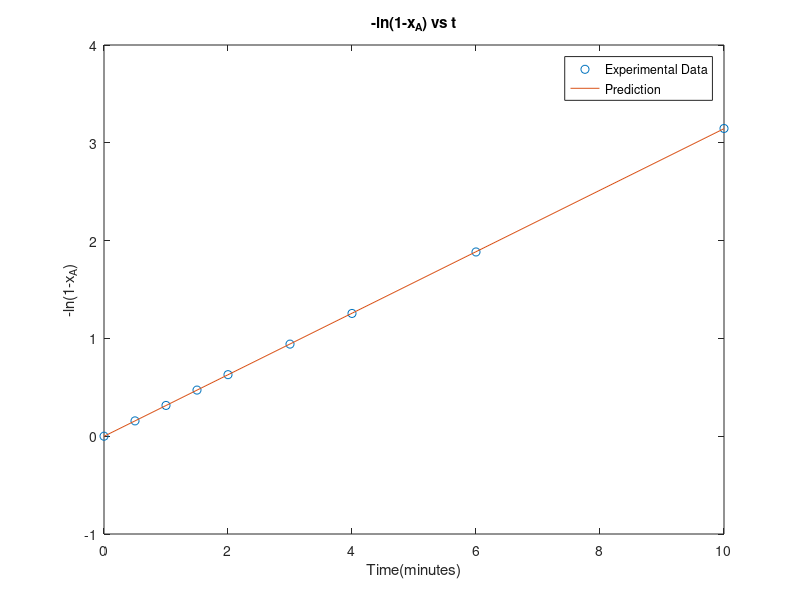

Recreate this plot in MATLAB.
clear all;
clc;

time = [0 0.5 1.0 1.5 2.0 3.0 4.0 6.0 10.0];
conc = [0 0.145 0.270 0.376 0.467 0.610 0.715 0.848 0.957];

n = length(time);
consumedConc = 1 - conc;
y = -1 * log(consumedConc);
[P,S] = polyfit(time,y,1);
fitConc = polyval(P,time);

plot(time,y,'o',time,fitConc,'-');
title('-ln(1-x_{A}) vs t');
xlabel('Time(minutes)');
ylabel('-ln(1-x_{A})');
legend('Experimental Data','Prediction');